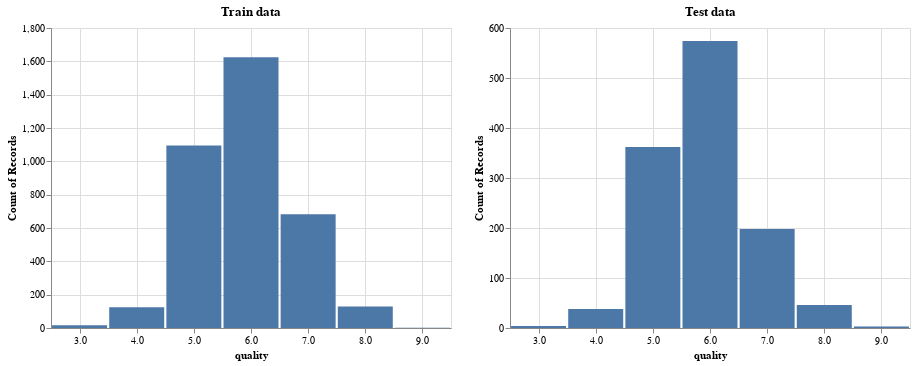

Write notebook code for a chart like this one.
### Code cell
y_train_chart = alt.Chart(pd.DataFrame(y_train), title='Train data').mark_bar(size=55).encode(
    x=alt.X('quality', axis=alt.Axis(values=[1, 2, 3, 4, 5, 6, 7, 8, 9, 10])),
    y='count()'
)

y_test_chart = alt.Chart(pd.DataFrame(y_test), title='Test data').mark_bar(size=55).encode(
    x=alt.X('quality', axis=alt.Axis(values=[1, 2, 3, 4, 5, 6, 7, 8, 9, 10])),
    y='count()'
)

y_train_chart | y_test_chart

### Figure 1 — Vega-Lite specification as saved in the notebook (floating-point values rounded to 4 significant figures; data arrays with more than 128 entries replaced by an {"elided": "..."} marker saying what was removed)
{"config": {"view": {"continuousWidth": 400, "continuousHeight": 300}}, "hconcat": [{"data": {"name": "data-e23e312c60083ca8778977fe88c73603"}, "mark": {"type": "bar", "size": 55}, "encoding": {"x": {"type": "quantitative", "axis": {"values": [1, 2, 3, 4, 5, 6, 7, 8, 9, 10]}, "field": "quality"}, "y": {"type": "quantitative", "aggregate": "count"}}, "title": "Train data"}, {"data": {"name": "data-24ab45effbb3f6b45fb31669739ad281"}, "mark": {"type": "bar", "size": 55}, "encoding": {"x": {"type": "quantitative", "axis": {"values": [1, 2, 3, 4, 5, 6, 7, 8, 9, 10]}, "field": "quality"}, "y": {"type": "quantitative", "aggregate": "count"}}, "title": "Test data"}], "$schema": "https://vega.github.io/schema/vega-lite/v4.8.1.json", "datasets": {"data-e23e312c60083ca8778977fe88c73603": {"elided": "3673 records"}, "data-24ab45effbb3f6b45fb31669739ad281": {"elided": "1225 records"}}}
